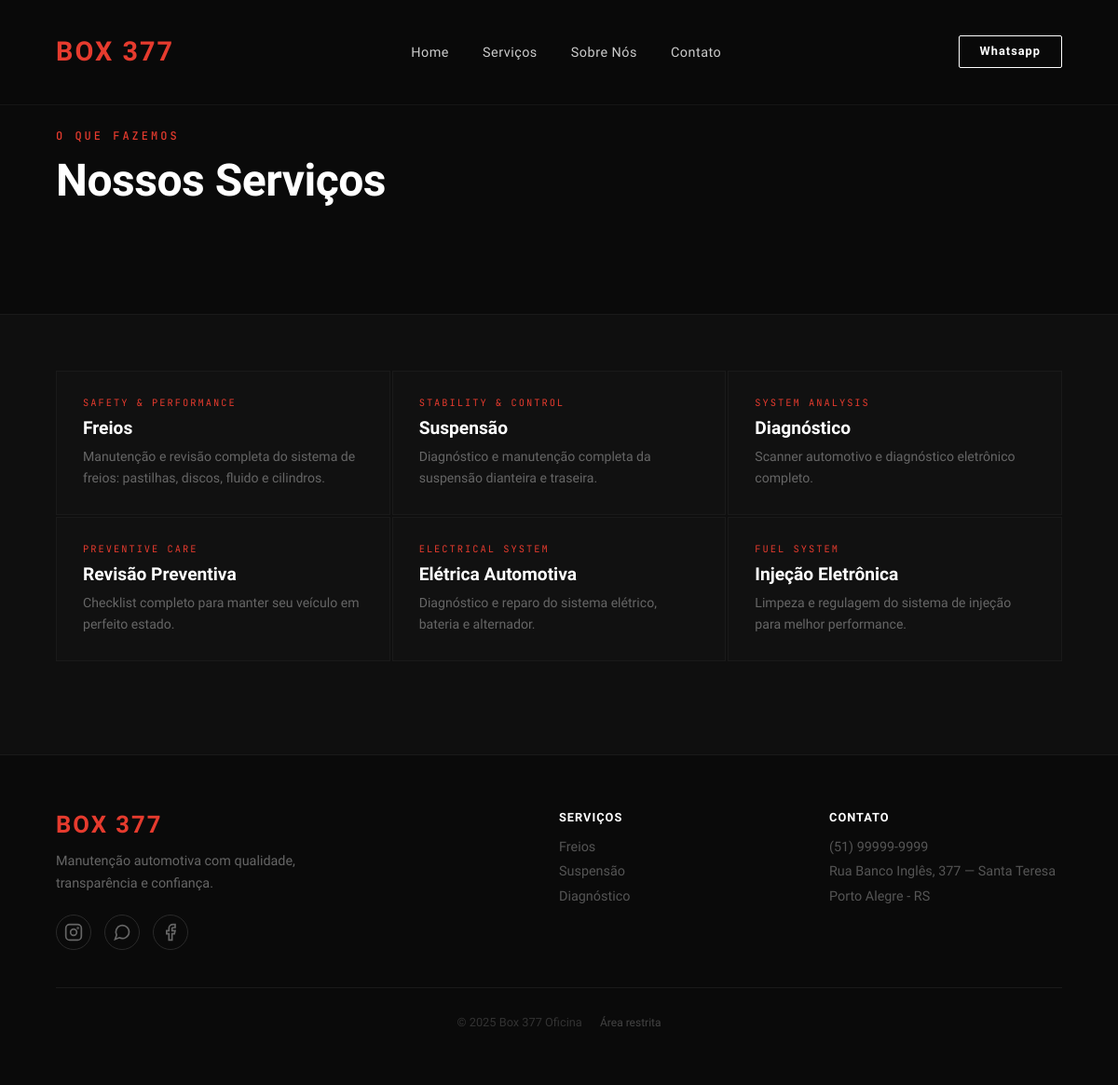
Page /servicos.php on the committed database.
### tables this page shows
CREATE TABLE IF NOT EXISTS servicos (
    id        INT AUTO_INCREMENT PRIMARY KEY,
    titulo    VARCHAR(100) NOT NULL,
    descricao TEXT NOT NULL,
    categoria VARCHAR(100)
);

### servicos.php (the view, shortened to what this page needs)
<?php
require 'includes/head.php';
require 'includes/conexao.php';
require 'includes/header.php';
$query = "SELECT * FROM servicos";
$resultado = mysqli_query($conn, $query);
?>
    <main>
        <section class="services page-hero">
            <p class="section-subtitle">O QUE FAZEMOS</p>
            <h2>Nossos Serviços</h2>
        </section>
        <section class="services-full">
            <div class="services-grid">
                <?php while ($servico = mysqli_fetch_assoc($resultado)): ?>
                <article class="service-card">
                    <div class="service-content">
                        <span><?php echo htmlspecialchars($servico['categoria']); ?></span>
                        <h3><?php echo htmlspecialchars($servico['titulo']); ?></h3>
                        <p><?php echo htmlspecialchars($servico['descricao']); ?></p>
                    </div>
                </article>
                <?php endwhile; ?>
            </div>
        </section>
    </main>
<?php require 'includes/footer.php'; ?>

### includes/head.php (shortened to what this page needs)
<!DOCTYPE html>
<html lang="pt-br">
<head>
    <link rel="stylesheet" href="resources/css/normalize.css">
    <link rel="stylesheet" href="resources/css/style.css">
    <link rel="stylesheet" href="resources/css/headerFooter.css">
</head>
<body>

### includes/header.php
<nav class="main-nav">
    <div>
        <h1>BOX 377</h1>
    </div>
    <ul>
        <li><a href="index.php">Home</a></li>
        <li><a href="servicos.php">Serviços</a></li>
        <li><a href="sobre.php">Sobre Nós</a></li>
        <li><a href="contato.php">Contato</a></li>
    </ul>
    <div>
        <a href="#" class="btn">Whatsapp</a>
    </div>
</nav>

### includes/footer.php
    <footer>
        <div class="footer-content">
            <div>
                <h3>BOX 377</h3>
                <p>Manutenção automotiva com qualidade, transparência e confiança.</p>
                <div class="footer-social">
                    <a href="https://www.instagram.com/oficina_box377" target="_blank" aria-label="Instagram">
                        <svg viewBox="0 0 24 24" width="20" height="20" fill="none" stroke="currentColor" stroke-width="2"><rect x="2" y="2" width="20" height="20" rx="5"/><circle cx="12" cy="12" r="4"/><circle cx="17.5" cy="6.5" r="0.5" fill="currentColor"/></svg>
                    </a>
                    <a href="https://wa.me/5551999999999" target="_blank" aria-label="WhatsApp">
                        <svg viewBox="0 0 24 24" width="20" height="20" fill="none" stroke="currentColor" stroke-width="2"><path d="M21 11.5a8.5 8.5 0 0 1-12.4 7.5L3 21l2-5.4A8.5 8.5 0 1 1 21 11.5z"/></svg>
                    </a>
                    <a href="https://www.facebook.com" target="_blank" aria-label="Facebook">
                        <svg viewBox="0 0 24 24" width="20" height="20" fill="none" stroke="currentColor" stroke-width="2"><path d="M18 2h-3a5 5 0 0 0-5 5v3H7v4h3v8h4v-8h3l1-4h-4V7a1 1 0 0 1 1-1h3z"/></svg>
                    </a>
                </div>
            </div>
            <div>
                <h4>Serviços</h4>
                <ul>
                    <li>Freios</li>
                    <li>Suspensão</li>
                    <li>Diagnóstico</li>
                </ul>
            </div>
            <div>
                <h4>Contato</h4>
                <ul>
                    <li>(51) 99999-9999</li>
                    <li>Rua Banco Inglês, 377 — Santa Teresa</li>
                    <li>Porto Alegre - RS</li>
                </ul>
            </div>
        </div>
        <div class="footer-bottom">
            © 2025 Box 377 Oficina
            <a href="login.php" class="link-restrito">Área restrita</a>
        </div>
    </footer>
</body>
</html>

### resources/css/style.css (style rules this page uses)
* { margin: 0; padding: 0; box-sizing: border-box; }
body { font-family: 'Hanken Grotesk', sans-serif; background-color: #0f0f0f; color: #fff; overflow-x: hidden; }
.btn { display: inline-block; font-family: 'Sora', sans-serif; font-size: 0.8rem; font-weight: 700; letter-spacing: 1px; padding: 12px 28px; border: 1px solid #fff; color: #fff; text-decoration: none; border-radius: 2px; transition: background-color 0.2s, color 0.2s; }
.section-subtitle { font-family: 'JetBrains Mono', monospace; font-size: 0.75rem; font-weight: 500; letter-spacing: 3px; color: #e63b2e; text-transform: uppercase; display: block; margin-bottom: 12px; }
.services { padding: 100px 60px; background-color: #0a0a0a; }
.services h2 { font-family: 'Sora', sans-serif; font-size: clamp(2rem, 4vw, 3rem); font-weight: 800; color: #fff; margin-bottom: 56px; letter-spacing: -0.5px; }
.services-grid { display: grid; grid-template-columns: repeat(3, 1fr); gap: 2px; }
.service-card { background-color: #111; border: 1px solid #1a1a1a; overflow: hidden; transition: border-color 0.3s; }
.service-content { padding: 28px; }
.service-content span { font-family: 'JetBrains Mono', monospace; font-size: 0.65rem; letter-spacing: 2px; color: #e63b2e; text-transform: uppercase; display: block; margin-bottom: 10px; }
.service-content h3 { font-family: 'Sora', sans-serif; font-size: 1.2rem; font-weight: 700; color: #fff; margin-bottom: 8px; }
.service-content p { font-size: 0.88rem; color: #666; line-height: 1.6; }
.services-full { padding: 60px 60px 100px; background-color: #0f0f0f; }
.page-hero { padding: 140px 60px 60px; min-height: auto; background-color: #0a0a0a; border-bottom: 1px solid #1a1a1a; }
.page-hero h2 { font-family: 'Sora', sans-serif; font-size: clamp(2rem, 4vw, 3.5rem); font-weight: 800; color: #fff; letter-spacing: -0.5px; }

### resources/css/headerFooter.css (style rules this page uses)
.main-nav { position: fixed; top: 0; left: 0; width: 100%; z-index: 100; display: flex; align-items: center; justify-content: space-between; padding: 20px 60px; background-color: rgba(10, 10, 10, 0.92); backdrop-filter: blur(8px); border-bottom: 1px solid rgba(255, 255, 255, 0.05); }
.main-nav h1 { font-family: 'Sora', sans-serif; font-size: 1.8rem; font-weight: 800; color: #e63b2e; letter-spacing: 2px; }
.main-nav ul { list-style: none; display: flex; gap: 36px; margin: 0; padding: 0; }
.main-nav ul li a { font-family: 'Hanken Grotesk', sans-serif; font-size: 0.9rem; font-weight: 500; color: #ccc; text-decoration: none; letter-spacing: 0.5px; transition: color 0.2s; }
.main-nav .btn { font-family: 'Sora', sans-serif; font-size: 0.8rem; font-weight: 700; color: #fff; background-color: transparent; border: 1px solid #fff; padding: 9px 22px; border-radius: 2px; text-decoration: none; letter-spacing: 1px; transition: background-color 0.2s, color 0.2s; }
footer { background-color: #0a0a0a; padding: 60px; border-top: 1px solid #1a1a1a; }
.footer-content { display: grid; grid-template-columns: 2fr 1fr 1fr; gap: 40px; max-width: 1100px; margin: 0 auto 40px; }
.footer-content h3 { font-family: 'Sora', sans-serif; font-size: 1.6rem; font-weight: 800; color: #e63b2e; letter-spacing: 2px; margin-bottom: 12px; }
.footer-content p { font-family: 'Hanken Grotesk', sans-serif; color: #666; font-size: 0.9rem; line-height: 1.7; max-width: 280px; }
.footer-content h4 { font-family: 'Sora', sans-serif; font-size: 0.8rem; font-weight: 700; color: #fff; letter-spacing: 1px; text-transform: uppercase; margin-bottom: 16px; }
.footer-content ul { list-style: none; padding: 0; margin: 0; display: flex; flex-direction: column; gap: 10px; }
.footer-content ul li { font-family: 'Hanken Grotesk', sans-serif; color: #555; font-size: 0.9rem; transition: color 0.2s; cursor: default; }
.footer-bottom { text-align: center; font-family: 'Hanken Grotesk', sans-serif; font-size: 0.8rem; color: #333; padding-top: 30px; border-top: 1px solid #1a1a1a; max-width: 1100px; margin: 0 auto; }
.link-restrito { display: inline-block; margin-left: 16px; color: #444; text-decoration: none; font-size: 0.75rem; transition: color 0.2s; }
.footer-social { display: flex; gap: 14px; margin-top: 20px; }
.footer-social a { display: flex; align-items: center; justify-content: center; width: 38px; height: 38px; border: 1px solid #2a2a2a; border-radius: 50%; color: #666; transition: color 0.2s, border-color 0.2s; }

### rows in the picture
servicos: categoria "SAFETY & PERFORMANCE", titulo "Freios", descricao "Manutenção e revisão completa do sistema de freios: pastilhas, discos, fluido e cilindros."
servicos: categoria "STABILITY & CONTROL", titulo "Suspensão", descricao "Diagnóstico e manutenção completa da suspensão dianteira e traseira."
servicos: categoria "SYSTEM ANALYSIS", titulo "Diagnóstico", descricao "Scanner automotivo e diagnóstico eletrônico completo."
servicos: categoria "PREVENTIVE CARE", titulo "Revisão Preventiva", descricao "Checklist completo para manter seu veículo em perfeito estado."
servicos: categoria "ELECTRICAL SYSTEM", titulo "Elétrica Automotiva", descricao "Diagnóstico e reparo do sistema elétrico, bateria e alternador."
servicos: categoria "FUEL SYSTEM", titulo "Injeção Eletrônica", descricao "Limpeza e regulagem do sistema de injeção para melhor performance."
